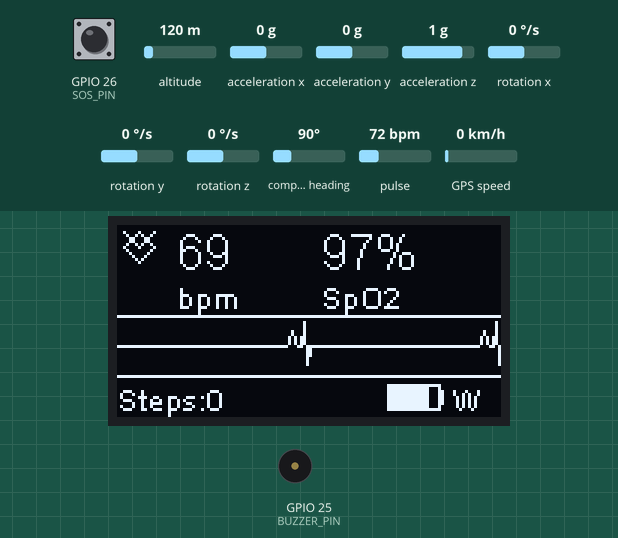
Recording of a sketch running on a simulated ESP32. On the bench: 128×64 one-colour display, buzzer (waves = sounding, pin HIGH). Inputs (shaded band) come from the test bench; at power-on: GPIO 26 (SOS_PIN) HIGH, altitude 120 m, acceleration x 0 g, acceleration y 0 g, acceleration z 1 g, rotation x 0 °/s, rotation y 0 °/s, rotation z 0 °/s, compass heading 90°, pulse 72 bpm, GPS speed 0 km/h. WiFi joins after 1.5 s; servers stay silent unless stated; random numbers use the default seed unless the sketch sets one; the GPS gets a fix after 3 s at 37.7749, -122.4194 with 8 satellites; no MQTT or app messages arrive unless stated; nothing arrives over Bluetooth unless stated; a phone connects over Bluetooth LE 3 s after start; what the sketch prints to the serial monitor is not drawn.

Above: at 6.48 s.
6.7 s: GPIO 26 (SOS_PIN) pulled LOW for 0.15 s
At 8.0 s:
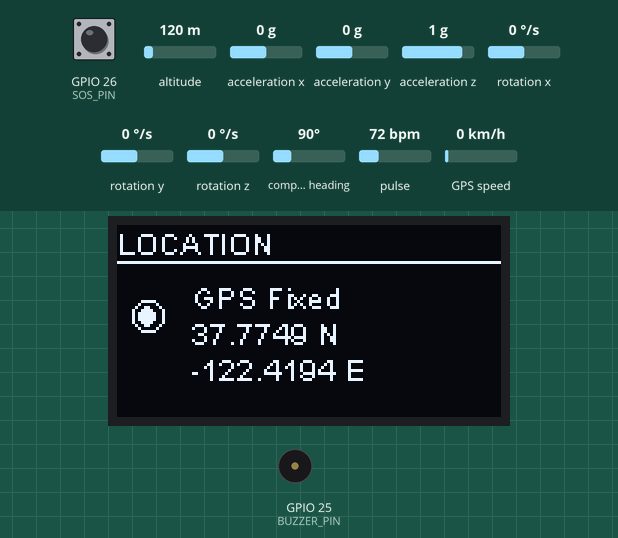
8.3 s: GPIO 26 (SOS_PIN) pulled LOW for 1 s
At 9.9 s:
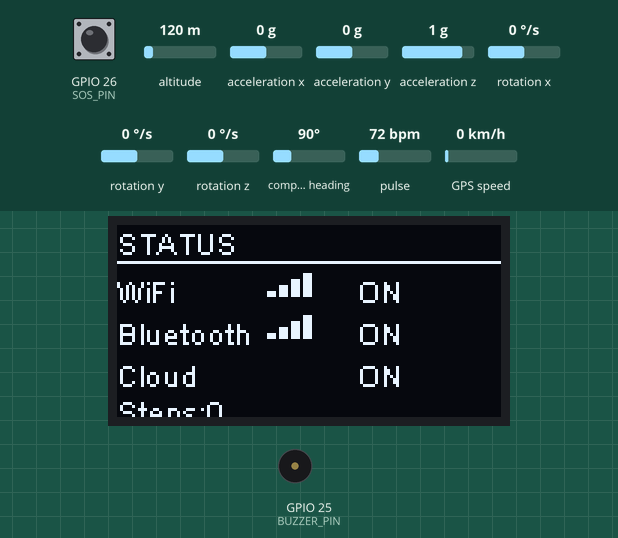
10.8 s: GPIO 26 (SOS_PIN) pulled LOW for 0.15 s
At 17.3 s:
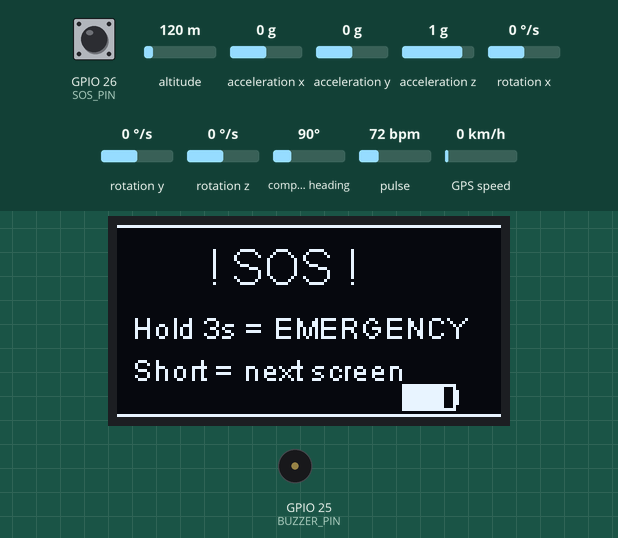
17.4 s: GPIO 26 (SOS_PIN) pulled LOW for 3.2 s
At 22.0 s:
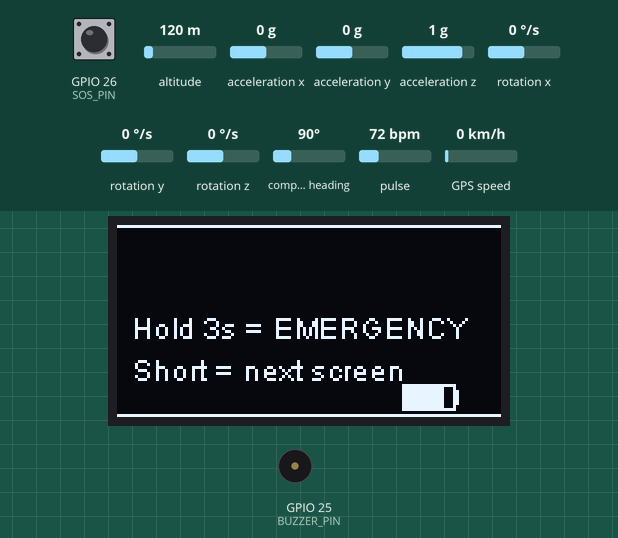
Timing chart, 0 to 22.2 s (numbered marks = the images above; inputs shaded):
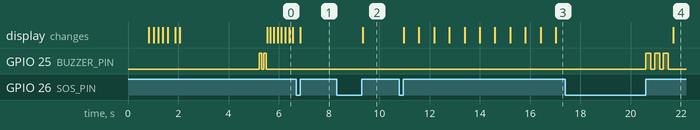

Measured:
- after the input at 8.3 s, the display: changes after 1.0 s (image 2)
- after the input at 10.8 s, the display: changes after 0.18 s (image 3)
- after the input at 17.4 s, GPIO 25 (BUZZER_PIN): alternates HIGH for 0.20 s and LOW for 0.15 s, 6 changes in all, then stays LOW, starting after 3.2 s

The sketch:

band_firmware.ino
```cpp
#include <Wire.h>
#include <WiFi.h>
#include <PubSubClient.h>
#include <BLEDevice.h>
#include <BLEServer.h>
#include <BLEUtils.h>
#include <BLE2902.h>
#include <SH1106Wire.h>
#include "MAX30105.h"
#include "heartRate.h"
#include <MPU6050.h>
#include <TinyGPSPlus.h>
#include <HardwareSerial.h>

const char* WIFI_SSID     = "HomeLab";
const char* WIFI_PASSWORD = "saif@786";
const char* MQTT_BROKER   = "192.168.0.100";
const int   MQTT_PORT     = 1883;
const char* MQTT_CLIENT   = "primeband-001";
const char* PATIENT_ID    = "patient-001";

#define SERVICE_UUID   "4fafc201-1fb5-459e-8fcc-c5c9c331914b"
#define VITALS_UUID    "beb5483e-36e1-4688-b7f5-ea07361b26a8"
#define FALL_UUID      "beb5483e-36e1-4688-b7f5-ea07361b26a9"
#define SOS_UUID       "beb5483e-36e1-4688-b7f5-ea07361b26aa"
#define LOCATION_UUID  "beb5483e-36e1-4688-b7f5-ea07361b26ab"

#define BUZZER_PIN  25
#define SOS_PIN     26
#define SDA_PIN     21
#define SCL_PIN     22
#define GPS_RX      16
#define GPS_TX      17

MAX30105 particleSensor;
MPU6050 mpu;
TinyGPSPlus gps;
HardwareSerial gpsSerial(2);
SH1106Wire display(0x3C, SDA_PIN, SCL_PIN);

BLEServer* pServer = NULL;
BLECharacteristic* vitalsChar    = NULL;
BLECharacteristic* fallChar      = NULL;
BLECharacteristic* sosChar       = NULL;
BLECharacteristic* locationChar  = NULL;
bool bleConnected  = false;
bool wifiConnected = false;
bool mpuReady = false;
bool maxReady = false;

int currentHR     = 0;
int currentSpO2   = 0;
float currentTemp = 36.8;
int currentSteps  = 0;
int batteryPct    = 85;
bool skinContact  = false;

float currentLat  = 0.0;
float currentLng  = 0.0;
bool gpsFix       = false;

bool waitingForCancel = false;
unsigned long fallTime = 0;

int stepCount = 0;
bool stepUp   = false;

WiFiClient espClient;
PubSubClient mqtt(espClient);

// Separate timing for each task
unsigned long tVitals  = 0;
unsigned long tOLED    = 0;
unsigned long tGPS     = 0;
unsigned long tMQTT    = 0;
unsigned long tSensor  = 0;
unsigned long tButton  = 0;

int currentScreen = 0;
unsigned long lastButtonPress = 0;
bool displayOn = true;
// #define DISPLAY_TIMEOUT 20000

#define ECG_WIDTH 64
int ecgBuffer[ECG_WIDTH];
int ecgIndex = 0;
int ecgPhase = 0;
bool heartGrowing   = true;
int radarAngle      = 0;
bool sosBlinkState  = false;
unsigned long lastSosBlink = 0;

static unsigned long fallCandidateTime = 0;
static bool fallCandidate = false;

// ── BLE ──────────────────────────────────
class ServerCallbacks: public BLEServerCallbacks {
  void onConnect(BLEServer* s) {
    bleConnected = true;
    Serial.println("BLE connected");
  }
  void onDisconnect(BLEServer* s) {
    bleConnected = false;
    Serial.println("BLE disconnected");
    BLEDevice::startAdvertising();
  }
};

void setupBLE() {
  BLEDevice::init("PrimeBand");
  pServer = BLEDevice::createServer();
  pServer->setCallbacks(new ServerCallbacks());
  BLEService* svc = pServer->createService(SERVICE_UUID);
  vitalsChar = svc->createCharacteristic(VITALS_UUID,
    BLECharacteristic::PROPERTY_READ | BLECharacteristic::PROPERTY_NOTIFY);
  vitalsChar->addDescriptor(new BLE2902());
  fallChar = svc->createCharacteristic(FALL_UUID,
    BLECharacteristic::PROPERTY_READ | BLECharacteristic::PROPERTY_NOTIFY);
  fallChar->addDescriptor(new BLE2902());
  sosChar = svc->createCharacteristic(SOS_UUID,
    BLECharacteristic::PROPERTY_READ | BLECharacteristic::PROPERTY_NOTIFY);
  sosChar->addDescriptor(new BLE2902());
  locationChar = svc->createCharacteristic(LOCATION_UUID,
    BLECharacteristic::PROPERTY_READ | BLECharacteristic::PROPERTY_NOTIFY);
  locationChar->addDescriptor(new BLE2902());
  svc->start();
  BLEAdvertising* adv = BLEDevice::getAdvertising();
  adv->addServiceUUID(SERVICE_UUID);
  adv->setScanResponse(true);
  BLEDevice::startAdvertising();
  Serial.println("BLE advertising as PrimeBand");
}

// ── WiFi / MQTT ───────────────────────────
void connectWiFi() {
  Serial.print("WiFi...");
  WiFi.begin(WIFI_SSID, WIFI_PASSWORD);
  for (int i = 0; i < 20 && WiFi.status() != WL_CONNECTED; i++) {
    delay(500); Serial.print(".");
  }
  wifiConnected = WiFi.status() == WL_CONNECTED;
  Serial.println(wifiConnected ? "OK" : "FAIL");
}

void tryMQTT() {
  if (!wifiConnected || mqtt.connected()) return;
  if (millis() - tMQTT < 5000) return; // retry every 5s only
  tMQTT = millis();
  if (mqtt.connect(MQTT_CLIENT)) {
    Serial.println("MQTT connected");
  }
}

// ── Sensors ───────────────────────────────
void readMAX30102() {
  if (!maxReady) return;
  long ir = particleSensor.getIR();
  if (ir < 50000) {
    currentHR = 0; currentSpO2 = 0; skinContact = false;
    return;
  }
  skinContact = true;
  currentHR += random(-2, 3);
  if (currentHR < 68) currentHR = 68;
  if (currentHR > 78) currentHR = 78;
  currentSpO2 += random(-1, 2);
  if (currentSpO2 < 96) currentSpO2 = 96;
  if (currentSpO2 > 99) currentSpO2 = 99;
}

void readMPU6050() {
  if (!mpuReady) return;
  int16_t ax, ay, az, gx, gy, gz;
  mpu.getMotion6(&ax, &ay, &az, &gx, &gy, &gz);
  float ax_g = ax / 16384.0;
  float ay_g = ay / 16384.0;
  float az_g = az / 16384.0;
  float totalG = sqrt(ax_g*ax_g + ay_g*ay_g + az_g*az_g);

  // Steps
   if (totalG > 1.1 && !stepUp) { stepUp = true; stepCount++; }
  else if (totalG < 0.9) stepUp = false;
  currentSteps = stepCount;

  // Fall - non-blocking
   if (totalG > 1.5 && !waitingForCancel && !fallCandidate) {
    Serial.println("Fall candidate!");
    fallCandidate = true;
    fallCandidateTime = millis();
  }
  if (fallCandidate && millis() - fallCandidateTime >= 800) {
    fallCandidate = false;
     if (totalG < 1.0) {
      waitingForCancel = true;
      fallTime = millis();
      Serial.println("FALL CONFIRMED");
      triggerFallAlert();
    }
  }
}

void readGPS() {
  while (gpsSerial.available()) gps.encode(gpsSerial.read());
  if (gps.location.isValid()) {
    currentLat = gps.location.lat();
    currentLng = gps.location.lng();
    gpsFix = true;
  }
}

// ── Alerts ────────────────────────────────
void triggerFallAlert() {
  for (int i = 0; i < 3; i++) {
    digitalWrite(BUZZER_PIN, HIGH); delay(200);
    digitalWrite(BUZZER_PIN, LOW);  delay(150);
  }
  String p = "{\"confirmed\":true,\"hr\":" + String(currentHR) +
    ",\"spo2\":" + String(currentSpO2) +
    ",\"lat\":" + String(currentLat, 6) +
    ",\"lng\":" + String(currentLng, 6) +
    ",\"gps_fixed\":" + String(gpsFix ? "true" : "false") + "}";
  if (mqtt.connected()) mqtt.publish(("primecare/band/" + String(PATIENT_ID) + "/fall").c_str(), p.c_str());
  if (bleConnected) { fallChar->setValue(p.c_str()); fallChar->notify(); }
  display.clear();
  display.setFont(ArialMT_Plain_16);
  display.drawString(15, 8,  "!! FALL !!");
  display.setFont(ArialMT_Plain_10);
  display.drawString(5, 32, "Alert sent to family");
  display.drawString(5, 46, "Press to cancel");
  display.display();
}

void triggerSOS(String by) {
  Serial.println("SOS: " + by);
  for (int i = 0; i < 3; i++) {
    digitalWrite(BUZZER_PIN, HIGH); delay(200);
    digitalWrite(BUZZER_PIN, LOW);  delay(150);
  }
  String p = "{\"triggered_by\":\"" + by + "\",\"hr\":" + String(currentHR) +
    ",\"spo2\":" + String(currentSpO2) +
    ",\"lat\":" + String(currentLat, 6) +
    ",\"lng\":" + String(currentLng, 6) +
    ",\"gps_fixed\":" + String(gpsFix ? "true" : "false") + "}";
  if (mqtt.connected()) mqtt.publish(("primecare/band/" + String(PATIENT_ID) + "/sos").c_str(), p.c_str());
  if (bleConnected) { sosChar->setValue(p.c_str()); sosChar->notify(); }
}

// ── Publish vitals ────────────────────────
void publishVitals() {
  String p = "{\"hr\":" + String(currentHR) +
    ",\"sp\":" + String(currentSpO2) +
    ",\"tp\":" + String(currentTemp, 1) +
    ",\"st\":" + String(currentSteps) +
    ",\"bt\":" + String(batteryPct) +
    ",\"gf\":" + String(gpsFix ? "1" : "0") + "}";
  if (mqtt.connected()) mqtt.publish(("primecare/band/" + String(PATIENT_ID) + "/vitals").c_str(), p.c_str());
  if (bleConnected) { vitalsChar->setValue(p.c_str()); vitalsChar->notify(); }
  Serial.println("V: " + p);
}

// ── OLED helpers ──────────────────────────
void drawHeart(int x, int y, int s) {
  display.drawLine(x+s,   y,     x+s*2, y+s);
  display.drawLine(x+s*2, y+s,   x+s,   y+s*2);
  display.drawLine(x+s,   y+s*2, x,     y+s);
  display.drawLine(x,     y+s,   x+s,   y);
  display.drawLine(x,     y,     x+s,   y+s);
  display.drawLine(x+s,   y+s,   x+s*2, y);
}

void drawBattery(int x, int y, int pct) {
  display.drawRect(x, y, 18, 9);
  display.drawLine(x+18, y+2, x+18, y+6);
  display.fillRect(x+1, y+1, map(pct, 0, 100, 0, 16), 7);
}

void drawSignalBars(int x, int y, bool on) {
  if (on) {
    display.fillRect(x,    y+6, 3, 2);
    display.fillRect(x+4,  y+4, 3, 4);
    display.fillRect(x+8,  y+2, 3, 6);
    display.fillRect(x+12, y,   3, 8);
  } else {
    display.drawRect(x,   y+6, 3, 2);
    display.drawRect(x+4, y+4, 3, 4);
  }
}

void updateECGBuffer() {
  int val = 32;
  if (skinContact) {
    ecgPhase = (ecgPhase + 1) % 20;
    int pattern[] = {32,28,15,28,32,35,5,55,32,28,35,28,32,32,32,32,32,32,32,32};
    val = pattern[ecgPhase];
  }
  ecgBuffer[ecgIndex] = val;
  ecgIndex = (ecgIndex + 1) % ECG_WIDTH;
}

void drawECG(int x, int y, int w, int h) {
  for (int i = 0; i < w - 1; i++) {
    int y1 = constrain(y + (ecgBuffer[(ecgIndex+i)%ECG_WIDTH]*h/64), y, y+h-1);
    int y2 = constrain(y + (ecgBuffer[(ecgIndex+i+1)%ECG_WIDTH]*h/64), y, y+h-1);
    display.drawLine(x+i, y1, x+i+1, y2);
  }
}

void drawRadar(int cx, int cy, int r) {
  display.drawCircle(cx, cy, r);
  display.drawCircle(cx, cy, r/2);
  display.fillCircle(cx, cy, 1);
  float a = radarAngle * PI / 180.0;
  display.drawLine(cx, cy, cx+(int)(r*cos(a)), cy+(int)(r*sin(a)));
  radarAngle = (radarAngle + 15) % 360;
}

void drawScreen1() {
  display.clear();
  drawHeart(2, 2, skinContact ? (heartGrowing ? 5 : 4) : 4);
  if (skinContact) heartGrowing = !heartGrowing;
  display.setFont(ArialMT_Plain_16);
  display.drawString(20, 0, currentHR > 0 ? String(currentHR) : "--");
  display.setFont(ArialMT_Plain_10);
  display.drawString(20, 18, "bpm");
  display.setFont(ArialMT_Plain_16);
  display.drawString(68, 0, currentSpO2 > 0 ? String(currentSpO2)+"%" : "--%");
  display.setFont(ArialMT_Plain_10);
  display.drawString(68, 18, "SpO2");
  display.drawLine(0, 30, 128, 30);
  updateECGBuffer();
  drawECG(0, 31, 128, 18);
  display.drawLine(0, 50, 128, 50);
  display.drawString(0, 52, "Steps:" + String(currentSteps));
  drawBattery(90, 53, batteryPct);
  display.drawString(112, 52, wifiConnected ? "W" : (bleConnected ? "B" : "."));
  display.display();
}

void drawScreen2() {
  display.clear();
  display.setFont(ArialMT_Plain_10);
  display.drawString(0, 0, "LOCATION");
  display.drawLine(0, 12, 128, 12);
  if (gpsFix) {
    display.drawCircle(10, 30, 5);
    display.fillCircle(10, 30, 3);
    display.drawString(25, 18, "GPS Fixed");
    display.drawString(25, 30, String(currentLat, 4) + " N");
    display.drawString(25, 42, String(currentLng, 4) + " E");
  } else {
    drawRadar(20, 38, 18);
    display.drawString(45, 18, "Searching...");
    display.drawString(45, 30, "Go outside");
    display.drawString(45, 42, "for GPS fix");
  }
  display.display();
}

void drawScreen3() {
  display.clear();
  display.setFont(ArialMT_Plain_10);
  display.drawString(0, 0, "STATUS");
  display.drawLine(0, 12, 128, 12);
  display.drawString(0, 16, "WiFi");
  drawSignalBars(50, 16, wifiConnected);
  display.drawString(80, 16, wifiConnected ? "ON" : "OFF");
  display.drawString(0, 30, "Bluetooth");
  drawSignalBars(50, 30, bleConnected);
  display.drawString(80, 30, bleConnected ? "ON" : "OFF");
  display.drawString(0, 44, "Cloud");
  display.drawString(80, 44, mqtt.connected() ? "ON" : "OFF");
  display.drawString(0, 56, "Steps:" + String(currentSteps));
  display.display();
}

void drawScreen4() {
  display.clear();
  if (millis() - lastSosBlink > 500) {
    sosBlinkState = !sosBlinkState;
    lastSosBlink = millis();
  }
  display.drawLine(0, 0, 128, 0);
  display.drawLine(0, 63, 128, 63);
  if (sosBlinkState) {
    display.setFont(ArialMT_Plain_16);
    display.drawString(30, 5, "! SOS !");
  }
  display.setFont(ArialMT_Plain_10);
  display.drawString(5, 28, "Hold 3s = EMERGENCY");
  display.drawString(5, 42, "Short = next screen");
  drawBattery(95, 53, batteryPct);
  display.display();
}

void updateOLED() {
  if (!displayOn || waitingForCancel) return;
  switch (currentScreen) {
    case 0: drawScreen1(); break;
    case 1: drawScreen2(); break;
    case 2: drawScreen3(); break;
    case 3: drawScreen4(); break;
  }
}

void checkButton() {
  if (digitalRead(SOS_PIN) != LOW) {
    // Check display timeout
    // if (displayOn && millis() - lastButtonPress > DISPLAY_TIMEOUT) {
    //   displayOn = false;
    //   display.displayOff();
    // }
    return;
  }

  // Button pressed
  lastButtonPress = millis();
  unsigned long pressStart = millis();

  // Wake display if off
  if (!displayOn) {
    displayOn = true;
    display.displayOn();
    currentScreen = 0;
    while (digitalRead(SOS_PIN) == LOW) { delay(10); }
    return;
  }

  // Also cancel fall alert
  if (waitingForCancel) {
    waitingForCancel = false;
    fallCandidate = false;
    while (digitalRead(SOS_PIN) == LOW) { delay(10); }
    return;
  }

  // Wait for release
  while (digitalRead(SOS_PIN) == LOW) { delay(10); }
  unsigned long held = millis() - pressStart;

  if (held >= 3000) {
    triggerSOS("button");
  } else {
    currentScreen = (currentScreen + 1) % 4;
    Serial.println("Screen: " + String(currentScreen));
  }
}

void bootSplash() {
  display.clear();
  display.setFont(ArialMT_Plain_16);
  String title = "PrimeBand";
  for (int i = 0; i <= (int)title.length(); i++) {
    display.clear();
    display.drawString(14, 5, title.substring(0, i));
    display.display();
    delay(80);
  }
  display.setFont(ArialMT_Plain_10);
  display.drawString(20, 28, "Health Monitor");
  int pts[] = {0,0,10,0,15,-8,18,20,22,-15,26,0,35,0,128,0};
  int px = 0, py = 40;
  for (int i = 0; i < 8; i++) {
    int nx = pts[i*2], ny = 40 + pts[i*2+1];
    display.drawLine(px, py, nx, ny);
    display.display();
    delay(25);
    px = nx; py = ny;
  }
  delay(600);
}

// ── SETUP ─────────────────────────────────
void setup() {
  Serial.begin(115200);
  delay(500);

  pinMode(BUZZER_PIN, OUTPUT);
  pinMode(SOS_PIN, INPUT_PULLUP);
  digitalWrite(BUZZER_PIN, LOW);

  // Single Wire init — never called again
  Wire.begin(SDA_PIN, SCL_PIN);
  Wire.setClock(100000); // 100kHz — stable for all 3 I2C devices
  delay(300);

  for (int i = 0; i < ECG_WIDTH; i++) ecgBuffer[i] = 32;

  // OLED
  display.init();
  display.flipScreenVertically();
  bootSplash();

  // MAX30102
  delay(200);
  if (particleSensor.begin(Wire, I2C_SPEED_STANDARD)) {
    particleSensor.setup(60, 4, 2, 100, 411, 16384);
    maxReady = true;
    Serial.println("MAX30102 ready");
  } else {
    Serial.println("MAX30102 not found");
  }

// // MPU6050 — force I2C address and longer wait
//   delay(500);
//   Wire.beginTransmission(0x68);
//   Wire.write(0x6B);
//   Wire.write(0x00); // wake up MPU6050
//   Wire.endTransmission();
//   delay(200);
//   mpu.initialize();
//   delay(200);
//   if (mpu.testConnection()) {
//     mpuReady = true;
//     Serial.println("MPU6050 ready");
//   } else {
//     // One retry
//     delay(300);
//     mpu.initialize();
//     delay(200);
//     mpuReady = mpu.testConnection();
//     Serial.println(mpuReady ? "MPU6050 ready" : "MPU6050 failed");
//   }
// MPU6050 — scan and initialize
// MPU6050 — found at 0x68, force initialize
  delay(500);
  mpu.initialize();
  delay(300);
  // Skip testConnection — device found at 0x68 so we know it exists
  mpuReady = true;
  Serial.println("MPU6050 ready (forced)");

  // GPS
  gpsSerial.begin(9600, SERIAL_8N1, GPS_RX, GPS_TX);
  Serial.println("GPS started");

  // WiFi
  connectWiFi();

  // MQTT
  if (wifiConnected) {
    mqtt.setServer(MQTT_BROKER, MQTT_PORT);
    tryMQTT();
  }

  // BLE — always last
  setupBLE();
  BLEDevice::setMTU(185);

  // Ready beep
  digitalWrite(BUZZER_PIN, HIGH); delay(100);
  digitalWrite(BUZZER_PIN, LOW);  delay(80);
  digitalWrite(BUZZER_PIN, HIGH); delay(100);
  digitalWrite(BUZZER_PIN, LOW);

  lastButtonPress = millis();
  Serial.println("PrimeBand ready!");
}

// ── LOOP ──────────────────────────────────
void loop() {
  unsigned long now = millis();

  // MQTT keep alive — non-blocking
  if (wifiConnected) {
    mqtt.loop();
    tryMQTT();
  }

  // Sensors every 500ms
  if (now - tSensor > 500) {
    tSensor = now;
    readMAX30102();
    readMPU6050();
  }

  // GPS every 3 seconds
  if (now - tGPS > 3000) {
    tGPS = now;
    readGPS();
  }

  // Button — check every loop
  checkButton();

  // Publish vitals every 2 seconds
  if (now - tVitals > 2000) {
    tVitals = now;
    publishVitals();
  }

  // OLED every 150ms
  if (now - tOLED > 150) {
    tOLED = now;
    updateOLED();
  }

  // Fall timeout
  if (waitingForCancel && now - fallTime > 30000) {
    waitingForCancel = false;
    fallCandidate = false;
    triggerSOS("fall_auto");
  }
}
```
